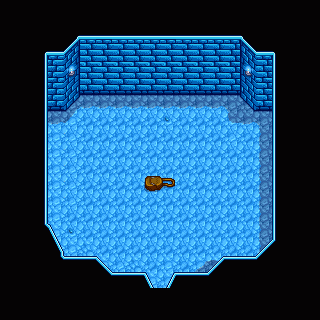

This is a level from a 2D game, rendered from its Tiled map with the project's own tilesets. A one-line summary and the map file follow, with tile-layer data summarised:
An orthogonal 20x20 tile map with 16x16 px tiles, 3 tile layers (Back, Buildings, Front) and 1 object (TileData).

<map version="1.5" tiledversion="1.7.2" orientation="orthogonal" renderorder="right-down" width="20" height="20" tilewidth="16" tileheight="16" infinite="0" nextlayerid="7" nextobjectid="2">
 <properties>
  <property name="AmbientLight" value="255 255 255" />
  <property name="Warp" value="9 18 FrostDungeon.Entrance 12 6 10 18 FrostDungeon.Entrance 12 6" />
 </properties>
 <tileset firstgid="1" name="mine" tilewidth="16" tileheight="16" tilecount="288" columns="16">
  <image source="mine_frost_dark.png" width="256" height="288" />
  <tile id="0">
   <properties>
    <property name="Type" value="Dirt" />
   </properties>
  </tile>
  <tile id="137">
   <properties>
    <property name="Type" value="Stone" />
   </properties>
  </tile>
  <tile id="138">
   <properties>
    <property name="Type" value="Stone" />
   </properties>
  </tile>
  <tile id="139">
   <properties>
    <property name="Type" value="Stone" />
   </properties>
  </tile>
  <tile id="140">
   <properties>
    <property name="Type" value="Stone" />
   </properties>
  </tile>
  <tile id="153">
   <properties>
    <property name="Type" value="Stone" />
   </properties>
  </tile>
  <tile id="154">
   <properties>
    <property name="Type" value="Stone" />
   </properties>
  </tile>
  <tile id="155">
   <properties>
    <property name="Type" value="Stone" />
   </properties>
  </tile>
  <tile id="165">
   <properties>
    <property name="Type" value="Dirt" />
   </properties>
  </tile>
  <tile id="166">
   <properties>
    <property name="Type" value="Stone" />
   </properties>
  </tile>
  <tile id="167">
   <properties>
    <property name="Type" value="Stone" />
   </properties>
  </tile>
  <tile id="168">
   <properties>
    <property name="Type" value="Stone" />
   </properties>
  </tile>
  <tile id="169">
   <properties>
    <property name="Type" value="Stone" />
   </properties>
  </tile>
  <tile id="170">
   <properties>
    <property name="Type" value="Stone" />
   </properties>
  </tile>
  <tile id="171">
   <properties>
    <property name="Type" value="Stone" />
   </properties>
  </tile>
  <tile id="172">
   <properties>
    <property name="Type" value="Stone" />
   </properties>
  </tile>
  <tile id="181">
   <properties>
    <property name="Type" value="Dirt" />
   </properties>
  </tile>
  <tile id="182">
   <properties>
    <property name="Type" value="Stone" />
   </properties>
  </tile>
  <tile id="183">
   <properties>
    <property name="Type" value="Dirt" />
   </properties>
  </tile>
  <tile id="184">
   <properties>
    <property name="Type" value="Stone" />
   </properties>
  </tile>
  <tile id="185">
   <properties>
    <property name="Type" value="Stone" />
   </properties>
  </tile>
  <tile id="186">
   <properties>
    <property name="Type" value="Stone" />
   </properties>
  </tile>
  <tile id="187">
   <properties>
    <property name="Type" value="Stone" />
   </properties>
  </tile>
  <tile id="188">
   <properties>
    <property name="Type" value="Stone" />
   </properties>
  </tile>
  <tile id="198">
   <properties>
    <property name="Type" value="Stone" />
   </properties>
  </tile>
  <tile id="199">
   <properties>
    <property name="Type" value="Stone" />
   </properties>
  </tile>
  <tile id="200">
   <properties>
    <property name="Type" value="Stone" />
   </properties>
  </tile>
  <tile id="201">
   <properties>
    <property name="Type" value="Stone" />
   </properties>
  </tile>
  <tile id="202">
   <properties>
    <property name="Type" value="Stone" />
   </properties>
  </tile>
  <tile id="203">
   <properties>
    <property name="Type" value="Stone" />
   </properties>
  </tile>
  <tile id="204">
   <properties>
    <property name="Type" value="Stone" />
   </properties>
  </tile>
  <tile id="217">
   <properties>
    <property name="Type" value="Stone" />
   </properties>
  </tile>
  <tile id="218">
   <properties>
    <property name="Type" value="Stone" />
   </properties>
  </tile>
  <tile id="219">
   <properties>
    <property name="Type" value="Stone" />
   </properties>
  </tile>
  <tile id="233">
   <properties>
    <property name="Type" value="Stone" />
   </properties>
  </tile>
  <tile id="234">
   <properties>
    <property name="Type" value="Stone" />
   </properties>
  </tile>
  <tile id="235">
   <properties>
    <property name="Type" value="Stone" />
   </properties>
  </tile>
  <tile id="240">
   <properties>
    <property name="Type" value="Wood" />
   </properties>
  </tile>
  <tile id="241">
   <properties>
    <property name="Type" value="Wood" />
   </properties>
  </tile>
  <tile id="242">
   <properties>
    <property name="Type" value="Wood" />
   </properties>
  </tile>
  <tile id="256">
   <properties>
    <property name="Type" value="Wood" />
   </properties>
  </tile>
  <tile id="257">
   <properties>
    <property name="Type" value="Wood" />
   </properties>
  </tile>
  <tile id="258">
   <properties>
    <property name="Type" value="Wood" />
   </properties>
  </tile>
  <tile id="272">
   <properties>
    <property name="Type" value="Wood" />
   </properties>
  </tile>
  <tile id="273">
   <properties>
    <property name="Type" value="Wood" />
   </properties>
  </tile>
  <tile id="274">
   <properties>
    <property name="Type" value="Wood" />
   </properties>
  </tile>
 </tileset>
 <layer id="1" name="Back" width="20" height="20">
  <data>[400 cells, 227 non-empty, 28 distinct tile ids]</data>
 </layer>
 <objectgroup id="2" name="Back" />
 <layer id="3" name="Buildings" width="20" height="20">
  <data>[400 cells, 103 non-empty, 56 distinct tile ids]</data>
 </layer>
 <objectgroup id="4" name="Buildings">
  <object id="1" name="TileData" x="144" y="176" width="16" height="16">
   <properties>
    <property name="Action" value="ThaleMagnus.TheftOfTheWinterStar_ActivateArena" />
   </properties>
  </object>
 </objectgroup>
 <layer id="5" name="Front" width="20" height="20">
  <data>[400 cells, 180 non-empty, 12 distinct tile ids]</data>
 </layer>
 <objectgroup id="6" name="Front" />
</map>
